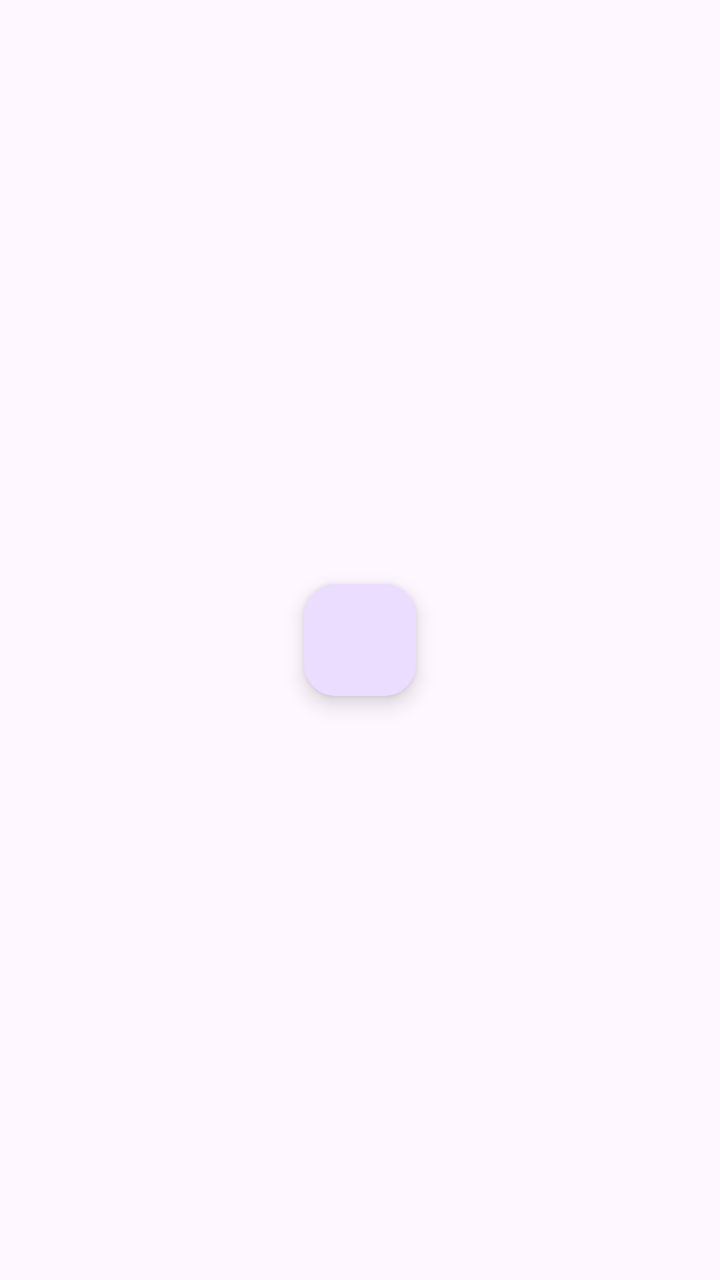
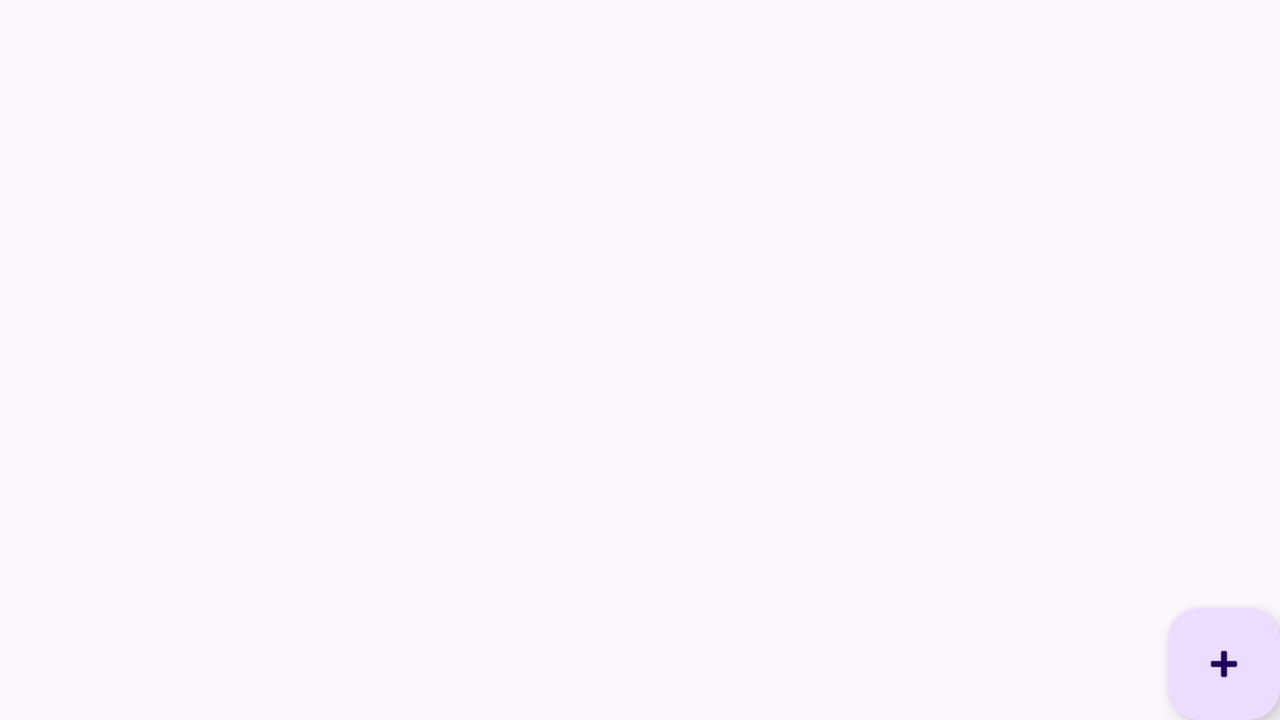

Two renders of one Android screen. The first uses the default layout on a phone; the second uses the alternative layout the repository ships for a different screen configuration, on a matching device. The two XML files are below.
<!-- AndroidManifest.xml: application theme Theme.Prescribio -->
<!-- res/layout/activity_main.xml -->
<?xml version="1.0" encoding="utf-8"?>
<androidx.constraintlayout.widget.ConstraintLayout xmlns:android="http://schemas.android.com/apk/res/android"
    xmlns:app="http://schemas.android.com/apk/res-auto"
    xmlns:tools="http://schemas.android.com/tools"
    android:layout_width="match_parent"
    android:layout_height="match_parent"
    tools:context=".home.HomeActivity">

    <com.google.android.material.floatingactionbutton.FloatingActionButton
        android:id="@+id/add_patient_fab"
        android:layout_width="wrap_content"
        android:layout_height="wrap_content"
        app:layout_constraintBottom_toBottomOf="parent"
        app:layout_constraintEnd_toEndOf="parent"
        app:layout_constraintStart_toStartOf="parent"
        app:layout_constraintTop_toTopOf="parent" />

</androidx.constraintlayout.widget.ConstraintLayout>
<!-- resources referenced by this layout -->
<resources>
  <style name="Theme.Prescribio" parent="Base.Theme.Prescribio" />
  <style name="Base.Theme.Prescribio" parent="Theme.Material3.DayNight.NoActionBar">
          
          
      </style>
</resources>
<!-- res/layout-land/activity_main.xml (the repository's variant of the layout above) -->
<!-- drawn on the phone turned sideways -->
<?xml version="1.0" encoding="utf-8"?>
<androidx.constraintlayout.widget.ConstraintLayout
    xmlns:android="http://schemas.android.com/apk/res/android"
    android:layout_width="match_parent"
    android:layout_height="match_parent"
    xmlns:app="http://schemas.android.com/apk/res-auto">

    <androidx.recyclerview.widget.RecyclerView
        android:id="@+id/patients_list"
        android:layout_width="match_parent"
        android:layout_height="wrap_content"
        app:layout_constraintEnd_toEndOf="parent"
        app:layout_constraintStart_toStartOf="parent"
        app:layout_constraintTop_toTopOf="parent" />

    <com.google.android.material.floatingactionbutton.FloatingActionButton
        android:id="@+id/add_patient_fab"
        android:layout_width="wrap_content"
        android:layout_height="wrap_content"
        app:layout_constraintEnd_toEndOf="parent"
        app:layout_constraintBottom_toBottomOf="parent"
        android:src="@android:drawable/ic_input_add"
        android:background="@color/black"/>

</androidx.constraintlayout.widget.ConstraintLayout>
